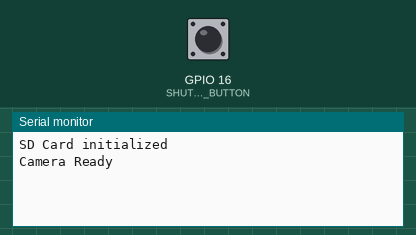
The sketch below on a simulated ESP32. Shown: the last lines printed to the serial monitor. The test bench sets the inputs (shaded band); at power-on: GPIO 16 (SHUTTER_BUTTON) HIGH. Storage starts empty; the camera gives no picture.

Above: at 1.5 s.
1.6 s: GPIO 16 (SHUTTER_BUTTON) pulled LOW for 0.15 s
At 2.0 s:
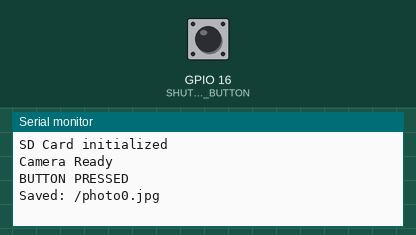
3.2 s: GPIO 16 (SHUTTER_BUTTON) pulled LOW for 1 s
At 3.31 s:
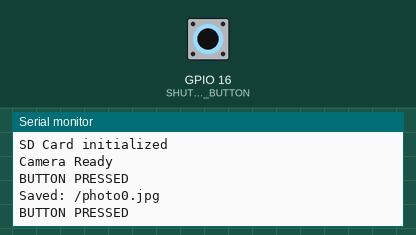
5.7 s: GPIO 16 (SHUTTER_BUTTON) pulled LOW for 0.15 s
At 7.3 s:
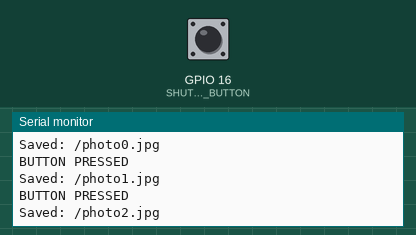

The sketch:

CameraWebServerNoWifi.ino
```cpp
#include "FS.h"
#include "SD_MMC.h"
#include "esp_camera.h"


// ===========================
// Select camera model in board_config.h
// ===========================
#include "board_config.h"

// ===========================
// Enter your WiFi credentials
// ===========================
#define SHUTTER_BUTTON 16

bool lastButtonState = HIGH;
int photoCount = 0;


void initializePhotoCount() {

    File root = SD_MMC.open("/");

    if(!root){
        Serial.println("Failed to open SD root");
        return;
    }

    File file = root.openNextFile();

    int maxNumber = -1;

    while(file){

        String filename = file.name();

        if(filename.startsWith("/photo") && filename.endsWith(".jpg")){

            int start = 6;
            int end = filename.indexOf(".jpg");

            String numberStr = filename.substring(start, end);

            int number = numberStr.toInt();

            if(number > maxNumber){
                maxNumber = number;
            }
        }

        file = root.openNextFile();
    }

    photoCount = maxNumber + 1;

    Serial.print("Starting photo count at: ");
    Serial.println(photoCount);
}

void savePhoto() {

    camera_fb_t *fb = esp_camera_fb_get();

    if(!fb){

        Serial.println("Capture failed");
        return;
    }

    char path[32];

    snprintf(path,sizeof(path),"/photo%d.jpg",photoCount);

    File file = SD_MMC.open(path,FILE_WRITE);

    if(!file){

        Serial.println("Save failed");

        esp_camera_fb_return(fb);

        return;
    }

    file.write(fb->buf,fb->len);

    file.close();

    esp_camera_fb_return(fb);

    Serial.print("Saved: ");
    Serial.println(path);

    photoCount++;
}

void setup() {
  Serial.begin(115200);
  pinMode(SHUTTER_BUTTON, INPUT_PULLUP);
  Serial.setDebugOutput(true);
  Serial.println();

  camera_config_t config;
  config.ledc_channel = LEDC_CHANNEL_0;
  config.ledc_timer = LEDC_TIMER_0;
  config.pin_d0 = Y2_GPIO_NUM;
  config.pin_d1 = Y3_GPIO_NUM;
  config.pin_d2 = Y4_GPIO_NUM;
  config.pin_d3 = Y5_GPIO_NUM;
  config.pin_d4 = Y6_GPIO_NUM;
  config.pin_d5 = Y7_GPIO_NUM;
  config.pin_d6 = Y8_GPIO_NUM;
  config.pin_d7 = Y9_GPIO_NUM;
  config.pin_xclk = XCLK_GPIO_NUM;
  config.pin_pclk = PCLK_GPIO_NUM;
  config.pin_vsync = VSYNC_GPIO_NUM;
  config.pin_href = HREF_GPIO_NUM;
  config.pin_sccb_sda = SIOD_GPIO_NUM;
  config.pin_sccb_scl = SIOC_GPIO_NUM;
  config.pin_pwdn = PWDN_GPIO_NUM;
  config.pin_reset = RESET_GPIO_NUM;
  config.xclk_freq_hz = 20000000;
  config.frame_size = FRAMESIZE_XGA;
  config.pixel_format = PIXFORMAT_JPEG;  // for streaming
  //config.pixel_format = PIXFORMAT_RGB565; // for face detection/recognition
  config.grab_mode = CAMERA_GRAB_WHEN_EMPTY;
  config.fb_location = CAMERA_FB_IN_PSRAM;
  config.jpeg_quality = 12;
  config.fb_count = 1;

  // if PSRAM IC present, init with UXGA resolution and higher JPEG quality
  //                      for larger pre-allocated frame buffer.
  if (config.pixel_format == PIXFORMAT_JPEG) {
    if (psramFound()) {
      config.jpeg_quality = 10;
      config.fb_count = 1;
      config.grab_mode = CAMERA_GRAB_WHEN_EMPTY;
    } else {
      // Limit the frame size when PSRAM is not available
      config.frame_size = FRAMESIZE_XGA;
      config.fb_location = CAMERA_FB_IN_DRAM;
    }
  } else {
    // Best option for face detection/recognition
    config.frame_size = FRAMESIZE_240X240;
#if CONFIG_IDF_TARGET_ESP32S3
    config.fb_count = 1;
#endif
  }

#if defined(CAMERA_MODEL_ESP_EYE)
  pinMode(13, INPUT_PULLUP);
  pinMode(14, INPUT_PULLUP);
#endif

  // camera init
  esp_err_t err = esp_camera_init(&config);
  if (err != ESP_OK) {
    Serial.printf("Camera init failed with error 0x%x", err);
    return;
  }

    // =========================
  // SD CARD INIT
  // =========================

  if(!SD_MMC.begin("/sdcard", true)){
      Serial.println("SD Card Mount Failed");
      return;
  }

  uint8_t cardType = SD_MMC.cardType();

  if(cardType == CARD_NONE){
      Serial.println("No SD Card attached");
      return;
  }

  Serial.println("SD Card initialized");
  //initializePhotoCount();

  sensor_t *s = esp_camera_sensor_get();

  s->set_brightness(s, -1);
  s->set_contrast(s, 2);
  s->set_saturation(s, 1);
  s->set_sharpness(s, 2);
  s->set_denoise(s, 1);
  s->set_gainceiling(s, (gainceiling_t)2);
  s->set_quality(s, 10);
  s->set_whitebal(s, 1);
  s->set_awb_gain(s, 1);
  s->set_exposure_ctrl(s, 1);
  s->set_ae_level(s, -2);
  // initial sensors are flipped vertically and colors are a bit saturated
  if (s->id.PID == OV3660_PID) {
    s->set_vflip(s, 1);        // flip it back
    s->set_brightness(s, 1);   // up the brightness just a bit
    s->set_saturation(s, -2);  // lower the saturation
  }
  // drop down frame size for higher initial frame rate
  if (config.pixel_format == PIXFORMAT_JPEG) {
    s->set_framesize(s, FRAMESIZE_XGA);
  }

#if defined(CAMERA_MODEL_M5STACK_WIDE) || defined(CAMERA_MODEL_M5STACK_ESP32CAM)
  s->set_vflip(s, 1);
  s->set_hmirror(s, 1);
#endif

#if defined(CAMERA_MODEL_ESP32S3_EYE)
  s->set_vflip(s, 1);
#endif


Serial.println("Camera Ready");
}
void loop() {

    bool currentButtonState = digitalRead(SHUTTER_BUTTON);

    if(currentButtonState == LOW && lastButtonState == HIGH){

        Serial.println("BUTTON PRESSED");

        savePhoto();
    }

    lastButtonState = currentButtonState;

    delay(50);
}
```

board_config.h
```cpp
#ifndef BOARD_CONFIG_H
#define BOARD_CONFIG_H

//
// WARNING!!! PSRAM IC required for UXGA resolution and high JPEG quality
//            Ensure ESP32 Wrover Module or other board with PSRAM is selected
//            Partial images will be transmitted if image exceeds buffer size
//
//            You must select partition scheme from the board menu that has at least 3MB APP space.

// ===================
// Select camera model
// ===================
//#define CAMERA_MODEL_WROVER_KIT // Has PSRAM
#define CAMERA_MODEL_AI_THINKER  // Has PSRAM
//#define CAMERA_MODEL_ESP32S3_EYE // Has PSRAM
//#define CAMERA_MODEL_M5STACK_PSRAM // Has PSRAM
//#define CAMERA_MODEL_M5STACK_V2_PSRAM // M5Camera version B Has PSRAM
//#define CAMERA_MODEL_M5STACK_WIDE // Has PSRAM
//#define CAMERA_MODEL_M5STACK_ESP32CAM // No PSRAM
//#define CAMERA_MODEL_M5STACK_UNITCAM // No PSRAM
//#define CAMERA_MODEL_M5STACK_CAMS3_UNIT  // Has PSRAM
//#define CAMERA_MODEL_AI_THINKER // Has PSRAM
//#define CAMERA_MODEL_TTGO_T_JOURNAL // No PSRAM
//#define CAMERA_MODEL_XIAO_ESP32S3 // Has PSRAM
// ** Espressif Internal Boards **
//#define CAMERA_MODEL_ESP32_CAM_BOARD
//#define CAMERA_MODEL_ESP32S2_CAM_BOARD
//#define CAMERA_MODEL_ESP32S3_CAM_LCD
//#define CAMERA_MODEL_DFRobot_FireBeetle2_ESP32S3 // Has PSRAM
//#define CAMERA_MODEL_DFRobot_Romeo_ESP32S3 // Has PSRAM
#include "camera_pins.h"

#endif  // BOARD_CONFIG_H
```

camera_pins.h
```cpp
#if defined(CAMERA_MODEL_WROVER_KIT)
#define PWDN_GPIO_NUM  -1
#define RESET_GPIO_NUM -1
#define XCLK_GPIO_NUM  21
#define SIOD_GPIO_NUM  26
#define SIOC_GPIO_NUM  27

#define Y9_GPIO_NUM    35
#define Y8_GPIO_NUM    34
#define Y7_GPIO_NUM    39
#define Y6_GPIO_NUM    36
#define Y5_GPIO_NUM    19
#define Y4_GPIO_NUM    18
#define Y3_GPIO_NUM    5
#define Y2_GPIO_NUM    4
#define VSYNC_GPIO_NUM 25
#define HREF_GPIO_NUM  23
#define PCLK_GPIO_NUM  22

#elif defined(CAMERA_MODEL_ESP_EYE)
#define PWDN_GPIO_NUM  -1
#define RESET_GPIO_NUM -1
#define XCLK_GPIO_NUM  4
#define SIOD_GPIO_NUM  18
#define SIOC_GPIO_NUM  23

#define Y9_GPIO_NUM    36
#define Y8_GPIO_NUM    37
#define Y7_GPIO_NUM    38
#define Y6_GPIO_NUM    39
#define Y5_GPIO_NUM    35
#define Y4_GPIO_NUM    14
#define Y3_GPIO_NUM    13
#define Y2_GPIO_NUM    34
#define VSYNC_GPIO_NUM 5
#define HREF_GPIO_NUM  27
#define PCLK_GPIO_NUM  25

#define LED_GPIO_NUM 22

#elif defined(CAMERA_MODEL_M5STACK_PSRAM)
#define PWDN_GPIO_NUM  -1
#define RESET_GPIO_NUM 15
#define XCLK_GPIO_NUM  27
#define SIOD_GPIO_NUM  25
#define SIOC_GPIO_NUM  23

#define Y9_GPIO_NUM    19
#define Y8_GPIO_NUM    36
#define Y7_GPIO_NUM    18
#define Y6_GPIO_NUM    39
#define Y5_GPIO_NUM    5
#define Y4_GPIO_NUM    34
#define Y3_GPIO_NUM    35
#define Y2_GPIO_NUM    32
#define VSYNC_GPIO_NUM 22
#define HREF_GPIO_NUM  26
#define PCLK_GPIO_NUM  21

#elif defined(CAMERA_MODEL_M5STACK_V2_PSRAM)
#define PWDN_GPIO_NUM  -1
#define RESET_GPIO_NUM 15
#define XCLK_GPIO_NUM  27
#define SIOD_GPIO_NUM  22
#define SIOC_GPIO_NUM  23

#define Y9_GPIO_NUM    19
#define Y8_GPIO_NUM    36
#define Y7_GPIO_NUM    18
#define Y6_GPIO_NUM    39
#define Y5_GPIO_NUM    5
#define Y4_GPIO_NUM    34
#define Y3_GPIO_NUM    35
#define Y2_GPIO_NUM    32
#define VSYNC_GPIO_NUM 25
#define HREF_GPIO_NUM  26
#define PCLK_GPIO_NUM  21

#elif defined(CAMERA_MODEL_M5STACK_WIDE)
#define PWDN_GPIO_NUM  -1
#define RESET_GPIO_NUM 15
#define XCLK_GPIO_NUM  27
#define SIOD_GPIO_NUM  22
#define SIOC_GPIO_NUM  23

#define Y9_GPIO_NUM    19
#define Y8_GPIO_NUM    36
#define Y7_GPIO_NUM    18
#define Y6_GPIO_NUM    39
#define Y5_GPIO_NUM    5
#define Y4_GPIO_NUM    34
#define Y3_GPIO_NUM    35
#define Y2_GPIO_NUM    32
#define VSYNC_GPIO_NUM 25
#define HREF_GPIO_NUM  26
#define PCLK_GPIO_NUM  21

#define LED_GPIO_NUM 2

#elif defined(CAMERA_MODEL_M5STACK_ESP32CAM)
#define PWDN_GPIO_NUM  -1
#define RESET_GPIO_NUM 15
#define XCLK_GPIO_NUM  27
#define SIOD_GPIO_NUM  25
#define SIOC_GPIO_NUM  23

#define Y9_GPIO_NUM    19
#define Y8_GPIO_NUM    36
#define Y7_GPIO_NUM    18
#define Y6_GPIO_NUM    39
#define Y5_GPIO_NUM    5
#define Y4_GPIO_NUM    34
#define Y3_GPIO_NUM    35
#define Y2_GPIO_NUM    17
#define VSYNC_GPIO_NUM 22
#define HREF_GPIO_NUM  26
#define PCLK_GPIO_NUM  21

#elif defined(CAMERA_MODEL_M5STACK_UNITCAM)
#define PWDN_GPIO_NUM  -1
#define RESET_GPIO_NUM 15
#define XCLK_GPIO_NUM  27
#define SIOD_GPIO_NUM  25
#define SIOC_GPIO_NUM  23

#define Y9_GPIO_NUM    19
#define Y8_GPIO_NUM    36
#define Y7_GPIO_NUM    18
#define Y6_GPIO_NUM    39
#define Y5_GPIO_NUM    5
#define Y4_GPIO_NUM    34
#define Y3_GPIO_NUM    35
#define Y2_GPIO_NUM    32
#define VSYNC_GPIO_NUM 22
#define HREF_GPIO_NUM  26
#define PCLK_GPIO_NUM  21

#elif defined(CAMERA_MODEL_M5STACK_CAMS3_UNIT)
#define PWDN_GPIO_NUM  -1
#define RESET_GPIO_NUM 21
#define XCLK_GPIO_NUM  11
#define SIOD_GPIO_NUM  17
#define SIOC_GPIO_NUM  41

#define Y9_GPIO_NUM    13
#define Y8_GPIO_NUM    4
#define Y7_GPIO_NUM    10
#define Y6_GPIO_NUM    5
#define Y5_GPIO_NUM    7
#define Y4_GPIO_NUM    16
#define Y3_GPIO_NUM    15
#define Y2_GPIO_NUM    6
#define VSYNC_GPIO_NUM 42
#define HREF_GPIO_NUM  18
#define PCLK_GPIO_NUM  12

#define LED_GPIO_NUM 14

#elif defined(CAMERA_MODEL_AI_THINKER)
#define PWDN_GPIO_NUM  32
#define RESET_GPIO_NUM -1
#define XCLK_GPIO_NUM  0
#define SIOD_GPIO_NUM  26
#define SIOC_GPIO_NUM  27

#define Y9_GPIO_NUM    35
#define Y8_GPIO_NUM    34
#define Y7_GPIO_NUM    39
#define Y6_GPIO_NUM    36
#define Y5_GPIO_NUM    21
#define Y4_GPIO_NUM    19
#define Y3_GPIO_NUM    18
#define Y2_GPIO_NUM    5
#define VSYNC_GPIO_NUM 25
#define HREF_GPIO_NUM  23
#define PCLK_GPIO_NUM  22

// 4 for flash led or 33 for normal led
#define LED_GPIO_NUM   4

#elif defined(CAMERA_MODEL_TTGO_T_JOURNAL)
#define PWDN_GPIO_NUM  0
#define RESET_GPIO_NUM 15
#define XCLK_GPIO_NUM  27
#define SIOD_GPIO_NUM  25
#define SIOC_GPIO_NUM  23

#define Y9_GPIO_NUM    19
#define Y8_GPIO_NUM    36
#define Y7_GPIO_NUM    18
#define Y6_GPIO_NUM    39
#define Y5_GPIO_NUM    5
#define Y4_GPIO_NUM    34
#define Y3_GPIO_NUM    35
#define Y2_GPIO_NUM    17
#define VSYNC_GPIO_NUM 22
#define HREF_GPIO_NUM  26
#define PCLK_GPIO_NUM  21

#elif defined(CAMERA_MODEL_XIAO_ESP32S3)
#define PWDN_GPIO_NUM  -1
#define RESET_GPIO_NUM -1
#define XCLK_GPIO_NUM  10
#define SIOD_GPIO_NUM  40
#define SIOC_GPIO_NUM  39

#define Y9_GPIO_NUM    48
#define Y8_GPIO_NUM    11
#define Y7_GPIO_NUM    12
#define Y6_GPIO_NUM    14
#define Y5_GPIO_NUM    16
#define Y4_GPIO_NUM    18
#define Y3_GPIO_NUM    17
#define Y2_GPIO_NUM    15
#define VSYNC_GPIO_NUM 38
#define HREF_GPIO_NUM  47
#define PCLK_GPIO_NUM  13

#elif defined(CAMERA_MODEL_ESP32_CAM_BOARD)
// The 18 pin header on the board has Y5 and Y3 swapped
#define USE_BOARD_HEADER 0
#define PWDN_GPIO_NUM    32
#define RESET_GPIO_NUM   33
#define XCLK_GPIO_NUM    4
#define SIOD_GPIO_NUM    18
#define SIOC_GPIO_NUM    23

#define Y9_GPIO_NUM 36
#define Y8_GPIO_NUM 19
#define Y7_GPIO_NUM 21
#define Y6_GPIO_NUM 39
#if USE_BOARD_HEADER
#define Y5_GPIO_NUM 13
#else
#define Y5_GPIO_NUM 35
#endif
#define Y4_GPIO_NUM 14
#if USE_BOARD_HEADER
#define Y3_GPIO_NUM 35
#else
#define Y3_GPIO_NUM 13
#endif
#define Y2_GPIO_NUM    34
#define VSYNC_GPIO_NUM 5
#define HREF_GPIO_NUM  27
#define PCLK_GPIO_NUM  25

#elif defined(CAMERA_MODEL_ESP32S3_CAM_LCD)
#define PWDN_GPIO_NUM  -1
#define RESET_GPIO_NUM -1
#define XCLK_GPIO_NUM  40
#define SIOD_GPIO_NUM  17
#define SIOC_GPIO_NUM  18

#define Y9_GPIO_NUM    39
#define Y8_GPIO_NUM    41
#define Y7_GPIO_NUM    42
#define Y6_GPIO_NUM    12
#define Y5_GPIO_NUM    3
#define Y4_GPIO_NUM    14
#define Y3_GPIO_NUM    47
#define Y2_GPIO_NUM    13
#define VSYNC_GPIO_NUM 21
#define HREF_GPIO_NUM  38
#define PCLK_GPIO_NUM  11

#elif defined(CAMERA_MODEL_ESP32S2_CAM_BOARD)
// The 18 pin header on the board has Y5 and Y3 swapped
#define USE_BOARD_HEADER 0
#define PWDN_GPIO_NUM    1
#define RESET_GPIO_NUM   2
#define XCLK_GPIO_NUM    42
#define SIOD_GPIO_NUM    41
#define SIOC_GPIO_NUM    18

#define Y9_GPIO_NUM 16
#define Y8_GPIO_NUM 39
#define Y7_GPIO_NUM 40
#define Y6_GPIO_NUM 15
#if USE_BOARD_HEADER
#define Y5_GPIO_NUM 12
#else
#define Y5_GPIO_NUM 13
#endif
#define Y4_GPIO_NUM 5
#if USE_BOARD_HEADER
#define Y3_GPIO_NUM 13
#else
#define Y3_GPIO_NUM 12
#endif
#define Y2_GPIO_NUM    14
#define VSYNC_GPIO_NUM 38
#define HREF_GPIO_NUM  4
#define PCLK_GPIO_NUM  3

#elif defined(CAMERA_MODEL_ESP32S3_EYE)
#define PWDN_GPIO_NUM  -1
#define RESET_GPIO_NUM -1
#define XCLK_GPIO_NUM  15
#define SIOD_GPIO_NUM  4
#define SIOC_GPIO_NUM  5

#define Y2_GPIO_NUM 11
#define Y3_GPIO_NUM 9
#define Y4_GPIO_NUM 8
#define Y5_GPIO_NUM 10
#define Y6_GPIO_NUM 12
#define Y7_GPIO_NUM 18
#define Y8_GPIO_NUM 17
#define Y9_GPIO_NUM 16

#define VSYNC_GPIO_NUM 6
#define HREF_GPIO_NUM  7
#define PCLK_GPIO_NUM  13

#elif defined(CAMERA_MODEL_DFRobot_FireBeetle2_ESP32S3) || defined(CAMERA_MODEL_DFRobot_Romeo_ESP32S3)
#define PWDN_GPIO_NUM  -1
#define RESET_GPIO_NUM -1
#define XCLK_GPIO_NUM  45
#define SIOD_GPIO_NUM  1
#define SIOC_GPIO_NUM  2

#define Y9_GPIO_NUM    48
#define Y8_GPIO_NUM    46
#define Y7_GPIO_NUM    8
#define Y6_GPIO_NUM    7
#define Y5_GPIO_NUM    4
#define Y4_GPIO_NUM    41
#define Y3_GPIO_NUM    40
#define Y2_GPIO_NUM    39
#define VSYNC_GPIO_NUM 6
#define HREF_GPIO_NUM  42
#define PCLK_GPIO_NUM  5

#else
#error "Camera model not selected"
#endif
```

Measured:
- after the input at 1.6 s, the serial monitor: prints a new line at once (image 1)
- after the input at 5.7 s, the serial monitor: prints a new line after 0.08 s (image 3)
